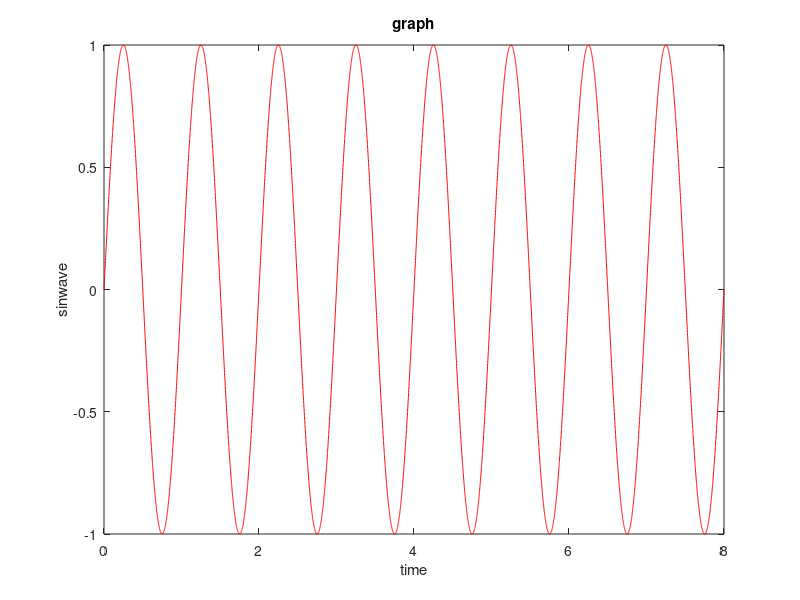

MATLAB code to generate this figure:
% this is script (do not take input and works the lines that are present in workplace)
t=0:0.001:8;
y=sin(2*pi*t);
plot(t, y, 'r');
xlabel('time');
ylabel('sinwave');
title('graph');